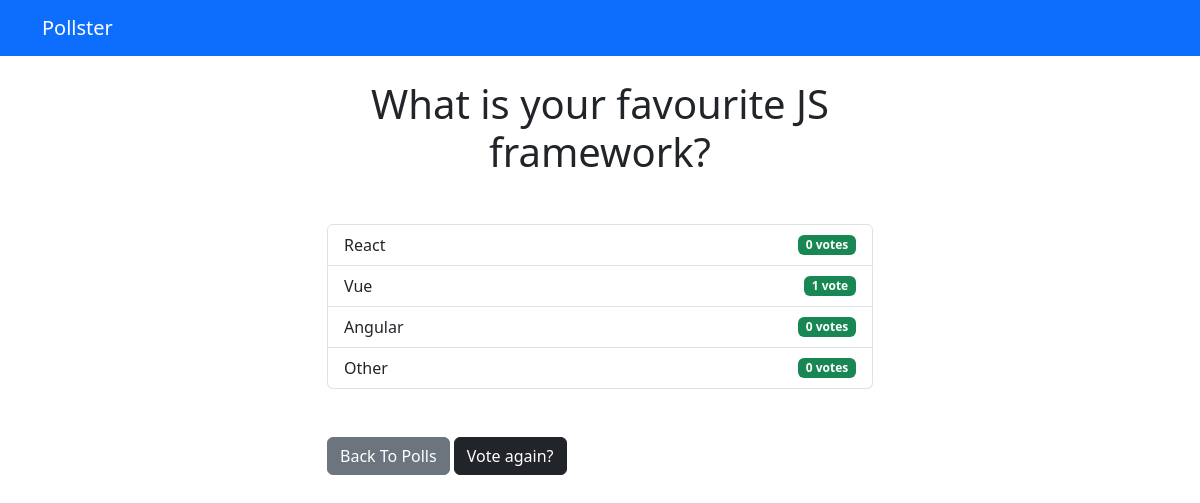
The page /polls/2/results/ on the database as committed earlier.
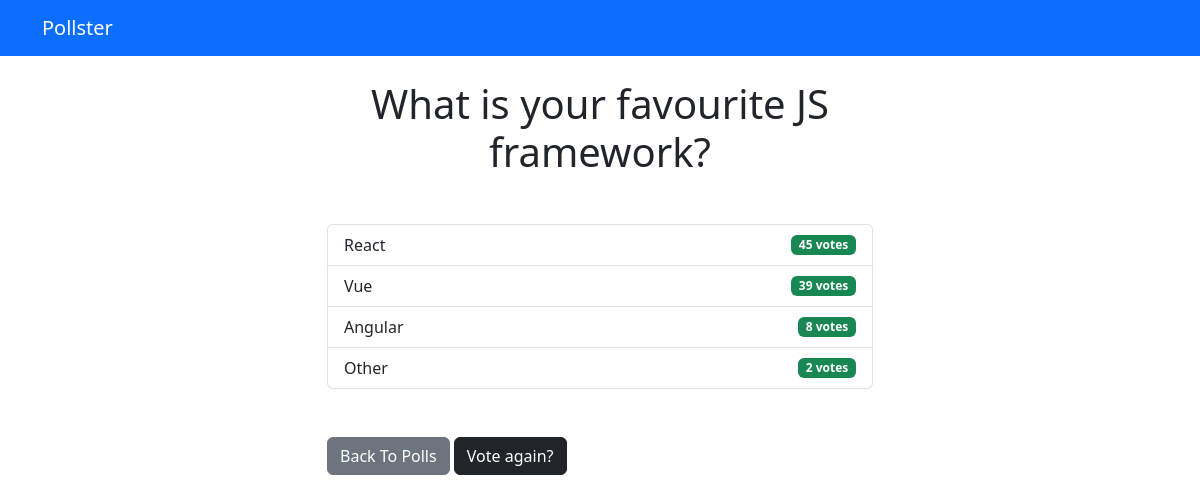
The same page on the database as committed later.
### polls/views.py (the view)
# urls.py: path('<int:question_id>/results/', views.results, name='results'),
def results(request, question_id):
    question = get_object_or_404(Question, pk=question_id)
    return render(request, 'polls/results.html', {'question': question})

### templates/polls/results.html (shortened to what this page needs)
{% extends 'base.html' %}
{% block content %}
<h1 class="mb-5 text-center">{{ question.question_text }}</h1>
<ul class="list-group mb-5">
	{% for choice in question.choice_set.all %}
	<li class="list-group-item">
        <div class="choice-item d-flex flex-row justify-content-between align-items-center">
            {{ choice.choice_text }}
            <div class="badge bg-success float-right">{{ choice.votes }} vote{{ choice.votes | pluralize }}</div>
        </div>
	</li>
	{% endfor %}
</ul>
<a class="btn btn-secondary" href="{% url 'polls:index' %}">Back To Polls</a>
<a class="btn btn-dark" href="{% url 'polls:detail' question.id %}">Vote again?</a>
{% endblock %}

### templates/base.html (shortened to what this page needs)
<!DOCTYPE html>
<html lang="en">
  <head>
    <link
      href="https://cdn.jsdelivr.net/npm/bootstrap@5.3.0-alpha1/dist/css/bootstrap.min.css"
      rel="stylesheet"
    />
  </head>
  <body>
    {% include 'partials/_navbar.html' %}
    <div class="container">
      <div class="row">
        <div class="col-md-6 m-auto">{% block content %}{% endblock %}</div>
      </div>
    </div>
  </body>
</html>

### templates/partials/_navbar.html
<nav class="navbar navbar-dark bg-primary mb-4">
	<div class="container">
		<a class="navbar-brand" href="/">Pollster</a>
	</div>
</nav>

Rows that differ between the two databases and show on the page:
changed Choice "React": votes "0" → "45"
changed Choice "Vue": votes "1" → "39"; votes|pluralize (not shown) → "s"
changed Choice "Angular": votes "0" → "8"
changed Choice "Other": votes "0" → "2"
